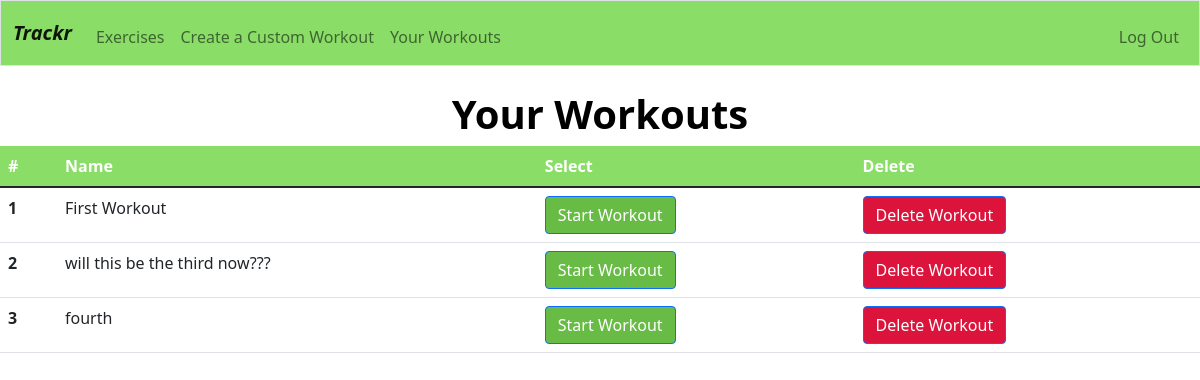
The app's page /workouts (signed in) with its own data.
### tables this page shows
CREATE TABLE workout_name_relation(
    workout_id INTEGER,
    workout_name TEXT
    );

### app.py (the view)
@app.route("/workouts", methods=["POST", "GET"])
@login_required
def workouts():
    if request.method == "POST":
        return render_template("/")
    else:
        ids_names = []
        id_dict = db.execute("SELECT DISTINCT workout_id FROM user_workout_relation WHERE user_id = :user_id", user_id=session["user_id"])
        for dict in id_dict:
            workout_id = dict["workout_id"]
            workout_name = db.execute("SELECT workout_name FROM workout_name_relation WHERE workout_id = :workout_id", workout_id=workout_id)[0]["workout_name"]
            new_dict = {}
            new_dict["name"] = workout_name
            new_dict["id"] = workout_id
            ids_names.append(new_dict)
        return render_template("workouts.html",ids_names=ids_names)

### app.py (called while the page is built)
@app.after_request
def after_request(response):
    response.headers["Cache-Control"] = "no-cache, no-store, must-revalidate"
    response.headers["Expires"] = 0
    response.headers["Pragma"] = "no-cache"
    return response

### helpers.py (called while the page is built)
def login_required(f):
    @wraps(f)
    def decorated_function(*args, **kwargs):
        if session.get("user_id") is None:
            return redirect("/welcome")
        return f(*args, **kwargs)
    return decorated_function

### templates/workouts.html (shortened to what this page needs)
{% extends "layout.html" %}
{% block main %}
<h1 style="text-align:center; color:black;"><b>Your Workouts</b></h1>
<table class="table table-hover">
  <thead>
    <tr id="table_row_1">
      <th scope="col">#</th>
      <th scope="col">Name</th>
      <th scope="col">Select</th>
      <th scope="col">Delete</th>
    </tr>
  </thead>
  <tbody>
    {% for dict in ids_names %}
    <tr>
      <th scope="row">{{ dict.id }}</th>
      <td>{{ dict.name}}</td>
      <td>
        <form action="/workout/{{ dict.id }}" method="get">
          <button type="submit" class="btn btn-primary" style="background-color: #68bc46; text-align: center;">Start Workout</button>
        </form>
      </td>
      <td>
        <form action="/delete_workout/{{ dict.id }}" method="get">
          <button type="submit" class="btn btn-primary" style="background-color: crimson; text-align: center;">Delete Workout</button>
        </form>
      </td>
    </tr>
    {% endfor %}
  </tbody>
</table>
{% endblock %}

### static/styles/styles.css (style rules this page uses)
#table_row_1 { background-color: #8ade68; color: white; }

### records on screen
workout_name_relation: id "1", name "First Workout"
workout_name_relation: id "2", name "will this be the third now???"
workout_name_relation: id "3", name "fourth"
